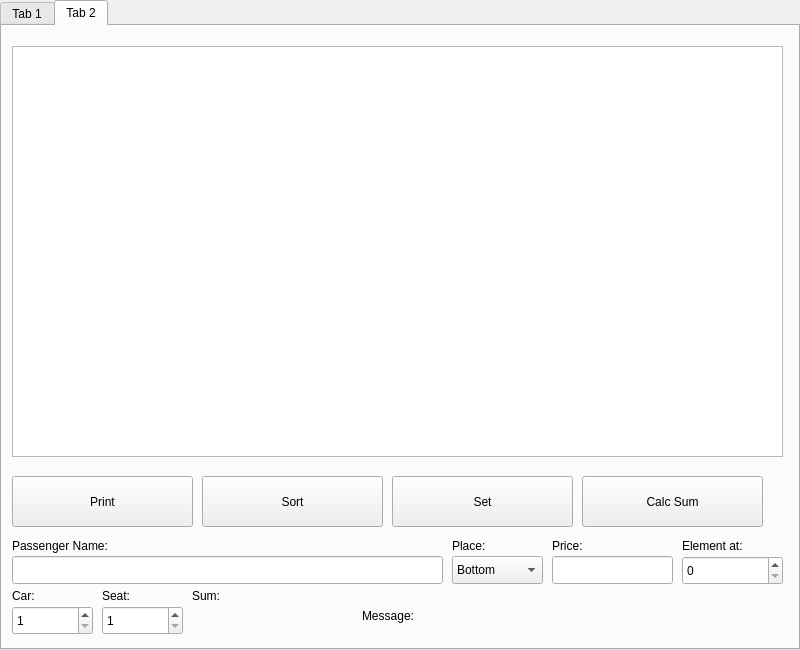
<?xml version="1.0" encoding="UTF-8"?>
<ui version="4.0">
 <class>Lab08_PNR</class>
 <widget class="QMainWindow" name="Lab08_PNR">
  <property name="geometry">
   <rect>
    <x>0</x>
    <y>0</y>
    <width>800</width>
    <height>650</height>
   </rect>
  </property>
  <property name="windowTitle">
   <string>Lab08_PNR</string>
  </property>
  <widget class="QWidget" name="centralwidget">
   <widget class="QTabWidget" name="tabWidget_PNR">
    <property name="geometry">
     <rect>
      <x>0</x>
      <y>0</y>
      <width>800</width>
      <height>650</height>
     </rect>
    </property>
    <property name="currentIndex">
     <number>1</number>
    </property>
    <widget class="QWidget" name="tab1_PNR">
     <attribute name="title">
      <string>Tab 1</string>
     </attribute>
     <widget class="QPushButton" name="btnPrint_PNR">
      <property name="geometry">
       <rect>
        <x>10</x>
        <y>490</y>
        <width>771</width>
        <height>51</height>
       </rect>
      </property>
      <property name="text">
       <string>Print</string>
      </property>
     </widget>
     <widget class="QPlainTextEdit" name="plainTextEdit_PNR">
      <property name="geometry">
       <rect>
        <x>10</x>
        <y>60</y>
        <width>771</width>
        <height>411</height>
       </rect>
      </property>
     </widget>
     <widget class="QLabel" name="lblClasses_PNR">
      <property name="geometry">
       <rect>
        <x>20</x>
        <y>20</y>
        <width>63</width>
        <height>20</height>
       </rect>
      </property>
      <property name="text">
       <string>Classes:</string>
      </property>
     </widget>
    </widget>
    <widget class="QWidget" name="tab2_PNR">
     <attribute name="title">
      <string>Tab 2</string>
     </attribute>
     <widget class="QPlainTextEdit" name="plainTextEdit2_PNR">
      <property name="geometry">
       <rect>
        <x>10</x>
        <y>20</y>
        <width>771</width>
        <height>411</height>
       </rect>
      </property>
      <property name="font">
       <font>
        <pointsize>10</pointsize>
       </font>
      </property>
     </widget>
     <widget class="QPushButton" name="btnSort_PNR">
      <property name="geometry">
       <rect>
        <x>200</x>
        <y>450</y>
        <width>181</width>
        <height>51</height>
       </rect>
      </property>
      <property name="text">
       <string>Sort</string>
      </property>
     </widget>
     <widget class="QPushButton" name="btnSet_PNR">
      <property name="geometry">
       <rect>
        <x>390</x>
        <y>450</y>
        <width>181</width>
        <height>51</height>
       </rect>
      </property>
      <property name="text">
       <string>Set</string>
      </property>
     </widget>
     <widget class="QSpinBox" name="spinBoxElemAt_PNR">
      <property name="geometry">
       <rect>
        <x>680</x>
        <y>530</y>
        <width>101</width>
        <height>29</height>
       </rect>
      </property>
      <property name="maximum">
       <number>53</number>
      </property>
     </widget>
     <widget class="QLineEdit" name="lineEditPassengerName_PNR">
      <property name="geometry">
       <rect>
        <x>10</x>
        <y>530</y>
        <width>431</width>
        <height>28</height>
       </rect>
      </property>
     </widget>
     <widget class="QLabel" name="lblPassengerName_PNR">
      <property name="geometry">
       <rect>
        <x>10</x>
        <y>510</y>
        <width>181</width>
        <height>20</height>
       </rect>
      </property>
      <property name="text">
       <string>Passenger Name:</string>
      </property>
     </widget>
     <widget class="QLabel" name="lblElemAt_PNR">
      <property name="geometry">
       <rect>
        <x>680</x>
        <y>510</y>
        <width>101</width>
        <height>20</height>
       </rect>
      </property>
      <property name="text">
       <string>Element at:</string>
      </property>
     </widget>
     <widget class="QLineEdit" name="lineEditPrice_PNR">
      <property name="geometry">
       <rect>
        <x>550</x>
        <y>530</y>
        <width>121</width>
        <height>28</height>
       </rect>
      </property>
     </widget>
     <widget class="QLabel" name="lblPrice_PNR">
      <property name="geometry">
       <rect>
        <x>550</x>
        <y>510</y>
        <width>121</width>
        <height>20</height>
       </rect>
      </property>
      <property name="text">
       <string>Price:</string>
      </property>
     </widget>
     <widget class="QLabel" name="lblPlace_PNR">
      <property name="geometry">
       <rect>
        <x>450</x>
        <y>510</y>
        <width>71</width>
        <height>20</height>
       </rect>
      </property>
      <property name="text">
       <string>Place:</string>
      </property>
     </widget>
     <widget class="QComboBox" name="comboBoxPlace_PNR">
      <property name="geometry">
       <rect>
        <x>450</x>
        <y>530</y>
        <width>91</width>
        <height>28</height>
       </rect>
      </property>
      <item>
       <property name="text">
        <string>Bottom</string>
       </property>
      </item>
      <item>
       <property name="text">
        <string>Upper</string>
       </property>
      </item>
     </widget>
     <widget class="QSpinBox" name="spinBoxCar_PNR">
      <property name="geometry">
       <rect>
        <x>10</x>
        <y>580</y>
        <width>81</width>
        <height>29</height>
       </rect>
      </property>
      <property name="minimum">
       <number>1</number>
      </property>
      <property name="maximum">
       <number>999</number>
      </property>
     </widget>
     <widget class="QLabel" name="lblCar_PNR">
      <property name="geometry">
       <rect>
        <x>10</x>
        <y>560</y>
        <width>81</width>
        <height>20</height>
       </rect>
      </property>
      <property name="text">
       <string>Car:</string>
      </property>
     </widget>
     <widget class="QSpinBox" name="spinBoxSeat_PNR">
      <property name="geometry">
       <rect>
        <x>100</x>
        <y>580</y>
        <width>81</width>
        <height>29</height>
       </rect>
      </property>
      <property name="minimum">
       <number>1</number>
      </property>
      <property name="maximum">
       <number>999</number>
      </property>
     </widget>
     <widget class="QLabel" name="lblSeat_PNR">
      <property name="geometry">
       <rect>
        <x>100</x>
        <y>560</y>
        <width>81</width>
        <height>20</height>
       </rect>
      </property>
      <property name="text">
       <string>Seat:</string>
      </property>
     </widget>
     <widget class="QLabel" name="lblMsg_PNR">
      <property name="geometry">
       <rect>
        <x>360</x>
        <y>580</y>
        <width>81</width>
        <height>20</height>
       </rect>
      </property>
      <property name="text">
       <string>Message:</string>
      </property>
     </widget>
     <widget class="QLabel" name="lblMsgText_PNR">
      <property name="geometry">
       <rect>
        <x>450</x>
        <y>580</y>
        <width>331</width>
        <height>20</height>
       </rect>
      </property>
      <property name="text">
       <string/>
      </property>
     </widget>
     <widget class="QPushButton" name="btnPrint2_PNR">
      <property name="geometry">
       <rect>
        <x>10</x>
        <y>450</y>
        <width>181</width>
        <height>51</height>
       </rect>
      </property>
      <property name="text">
       <string>Print</string>
      </property>
     </widget>
     <widget class="QPushButton" name="btnSet_PNR_2">
      <property name="geometry">
       <rect>
        <x>580</x>
        <y>450</y>
        <width>181</width>
        <height>51</height>
       </rect>
      </property>
      <property name="text">
       <string>Calc Sum</string>
      </property>
     </widget>
     <widget class="QLabel" name="lblSum_PNR">
      <property name="geometry">
       <rect>
        <x>190</x>
        <y>560</y>
        <width>81</width>
        <height>20</height>
       </rect>
      </property>
      <property name="text">
       <string>Sum:</string>
      </property>
     </widget>
     <widget class="QLabel" name="lblSumVal_PNR">
      <property name="geometry">
       <rect>
        <x>190</x>
        <y>580</y>
        <width>81</width>
        <height>20</height>
       </rect>
      </property>
      <property name="text">
       <string/>
      </property>
     </widget>
    </widget>
   </widget>
  </widget>
 </widget>
 <resources/>
 <connections/>
</ui>
